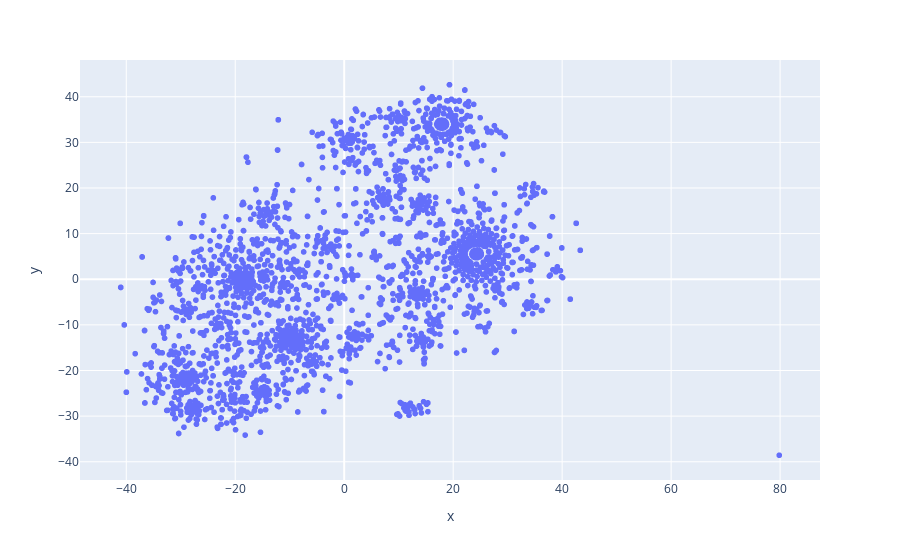
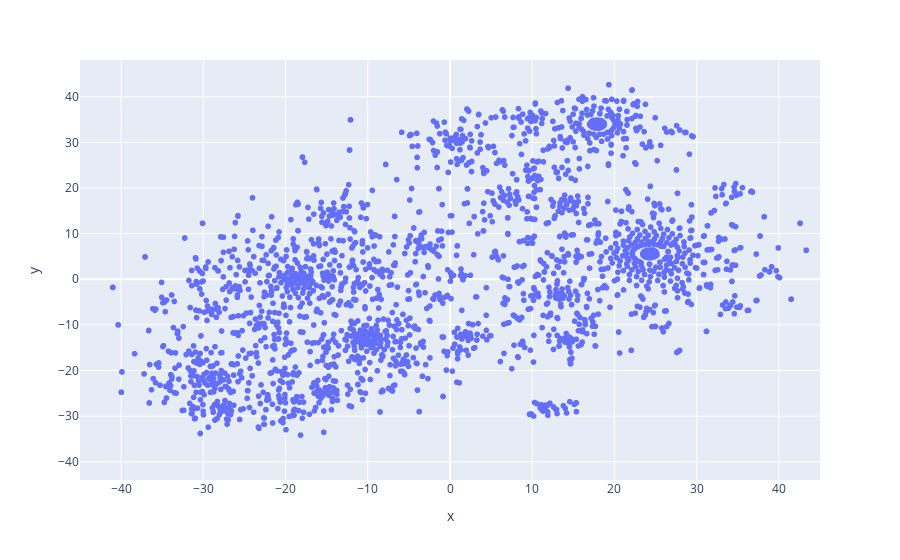

The notebook cell saved with these charts, in order:
### Code cell
import plotly.express as px
display(px.scatter(df, x="x", y="y", hover_name="text"))
display(px.scatter(df, x="x", y="y", hover_name="text",  range_x=[-45, 45]))

### Figure 1 — Plotly figure (JSON) as saved in the notebook; plotly's stock layout.template omitted (floating-point values rounded to 4 significant figures; data arrays with more than 128 entries replaced by an {"elided": "..."} marker saying what was removed)
{"data": [{"hovertemplate": "<b>%{hovertext}</b><br><br>x=%{x}<br>y=%{y}<extra></extra>", "hovertext": {"elided": "2443 str values"}, "legendgroup": "", "marker": {"color": "#636efa", "symbol": "circle"}, "mode": "markers", "name": "", "showlegend": false, "type": "scattergl", "x": {"elided": "2443 float values"}, "xaxis": "x", "y": {"elided": "2443 float values"}, "yaxis": "y"}], "layout": {"legend": {"tracegroupgap": 0}, "margin": {"t": 60}, "xaxis": {"anchor": "y", "domain": [0, 1], "title": {"text": "x"}}, "yaxis": {"anchor": "x", "domain": [0, 1], "title": {"text": "y"}}}}

### Figure 2 — Plotly figure (JSON) as saved in the notebook; plotly's stock layout.template omitted (floating-point values rounded to 4 significant figures; data arrays with more than 128 entries replaced by an {"elided": "..."} marker saying what was removed)
{"data": [{"hovertemplate": "<b>%{hovertext}</b><br><br>x=%{x}<br>y=%{y}<extra></extra>", "hovertext": {"elided": "2443 str values"}, "legendgroup": "", "marker": {"color": "#636efa", "symbol": "circle"}, "mode": "markers", "name": "", "showlegend": false, "type": "scattergl", "x": {"elided": "2443 float values"}, "xaxis": "x", "y": {"elided": "2443 float values"}, "yaxis": "y"}], "layout": {"legend": {"tracegroupgap": 0}, "margin": {"t": 60}, "xaxis": {"anchor": "y", "domain": [0, 1], "range": [-45, 45], "title": {"text": "x"}}, "yaxis": {"anchor": "x", "domain": [0, 1], "title": {"text": "y"}}}}
